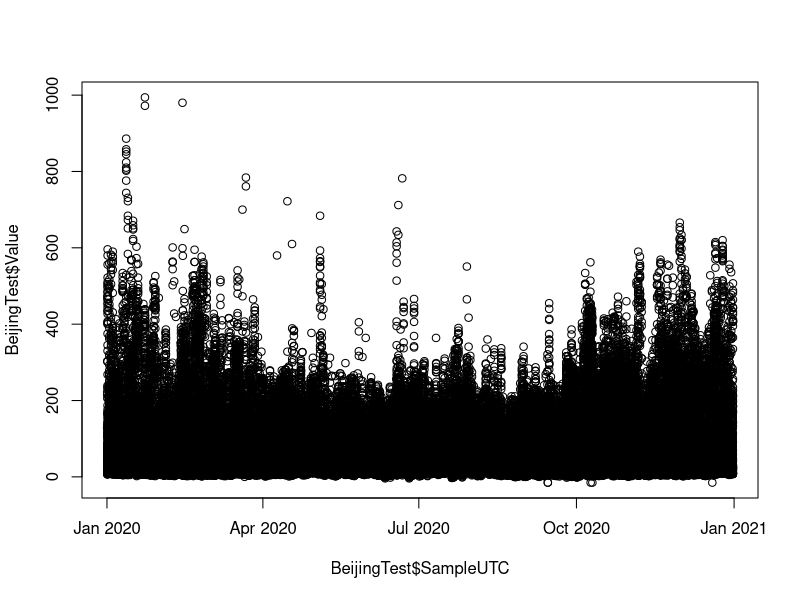

The R source for this figure:
library(lubridate)

#setwd("C:/Users/EBECK/OneDrive - Environmental Protection Agency (EPA)/Sync4OneDrive/ReproducibleResearch/Sept2018Class/Data/China-Air/Beijing")

# Read in the Beijing historical data sets (US State Dept)
BeijingPM08 <-read.csv (file="Beijing_2008_HourlyPM2.5_UTF8.csv", header=TRUE, sep=",", encoding="UTF-8")
BeijingPM09 <-read.csv (file="Beijing_2009_HourlyPM2.5_UTF8.csv", header=TRUE, sep=",", encoding="UTF-8")
BeijingPM10 <-read.csv (file="Beijing_2010_HourlyPM2.5_UTF8.csv", header=TRUE, sep=",", encoding="UTF-8")
BeijingPM11 <-read.csv (file="Beijing_2011_HourlyPM2.5_UTF8.csv", header=TRUE, sep=",", encoding="UTF-8")
BeijingPM12 <-read.csv (file="Beijing_2012_HourlyPM2.5_UTF8.csv", header=TRUE, sep=",", encoding="UTF-8")
BeijingPM13 <-read.csv (file="Beijing_2013_HourlyPM2.5_UTF8.csv", header=TRUE, sep=",", encoding="UTF-8")
BeijingPM14 <-read.csv (file="Beijing_2014_HourlyPM2.5_UTF8.csv", header=TRUE, sep=",", encoding="UTF-8")
BeijingPM15 <-read.csv (file="Beijing_2015_HourlyPM2.5_UTF8.csv", header=TRUE, sep=",", encoding="UTF-8")
BeijingPM16 <-read.csv (file="Beijing_2016_HourlyPM2.5_UTF8.csv", header=TRUE, sep=",", encoding="UTF-8")
BeijingPM17 <-read.csv (file="Beijing_2017_HourlyPM2.5_UTF8.csv", header=TRUE, sep=",", encoding="UTF-8")

# Variable List
# Site	Parameter	Date_LST	Year	Month	Day	Hour	Value	Unit	Duration	QC_Name


# Append data sets


BeijingTest <- rbind (BeijingPM08, BeijingPM09,BeijingPM10,BeijingPM11,BeijingPM12,BeijingPM13,BeijingPM14,BeijingPM15,BeijingPM16,BeijingPM17)

# Next fix date values to sensible UTC

# <- force_tz(datetime,"Europe/Paris"))

BeijingTest$SampleLocalTime <- mdy_hms(BeijingTest$Date_LST, quiet = FALSE, tz = "Asia/Shanghai", truncated = 0)
BeijingTest$SampleUTC <- with_tz (BeijingTest$SampleLocalTime, tzone = "UTC")


# Recode -999 to missing for BeijingTest$Value
BeijingTest$Value[BeijingTest$Value==-999] <-NA

summary(BeijingTest$Value)

plot(BeijingTest$SampleUTC,BeijingTest$Value)



